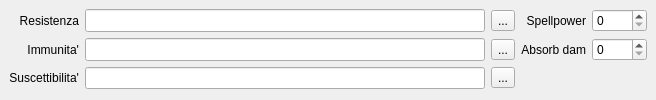
     <widget class="QWidget" name="mp_wResistances">
      <attribute name="title">
       <string>Resistenze</string>
      </attribute>
      <layout class="QGridLayout">
       <property name="leftMargin">
        <number>9</number>
       </property>
       <property name="topMargin">
        <number>9</number>
       </property>
       <property name="rightMargin">
        <number>9</number>
       </property>
       <property name="bottomMargin">
        <number>9</number>
       </property>
       <property name="spacing">
        <number>6</number>
       </property>
       <item row="2" column="0">
        <widget class="QLabel" name="mp_labelSusceptibilities">
         <property name="minimumSize">
          <size>
           <width>65</width>
           <height>0</height>
          </size>
         </property>
         <property name="text">
          <string>Suscettibilita'</string>
         </property>
         <property name="alignment">
          <set>Qt::AlignRight|Qt::AlignTrailing|Qt::AlignVCenter</set>
         </property>
        </widget>
       </item>
       <item row="1" column="1">
        <widget class="QLineEdit" name="mp_leImmunities">
         <property name="sizePolicy">
          <sizepolicy hsizetype="Expanding" vsizetype="Minimum">
           <horstretch>0</horstretch>
           <verstretch>0</verstretch>
          </sizepolicy>
         </property>
         <property name="minimumSize">
          <size>
           <width>400</width>
           <height>0</height>
          </size>
         </property>
         <property name="focusPolicy">
          <enum>Qt::NoFocus</enum>
         </property>
         <property name="dragEnabled">
          <bool>true</bool>
         </property>
         <property name="readOnly">
          <bool>true</bool>
         </property>
        </widget>
       </item>
       <item row="0" column="1">
        <widget class="QLineEdit" name="mp_leResistances">
         <property name="sizePolicy">
          <sizepolicy hsizetype="Expanding" vsizetype="Minimum">
           <horstretch>0</horstretch>
           <verstretch>0</verstretch>
          </sizepolicy>
         </property>
         <property name="minimumSize">
          <size>
           <width>400</width>
           <height>0</height>
          </size>
         </property>
         <property name="focusPolicy">
          <enum>Qt::NoFocus</enum>
         </property>
         <property name="dragEnabled">
          <bool>true</bool>
         </property>
         <property name="readOnly">
          <bool>true</bool>
         </property>
        </widget>
       </item>
       <item row="1" column="2">
        <widget class="QToolButton" name="mp_tbImmunities">
         <property name="text">
          <string>...</string>
         </property>
        </widget>
       </item>
       <item row="0" column="2">
        <widget class="QToolButton" name="mp_tbResistances">
         <property name="text">
          <string>...</string>
         </property>
        </widget>
       </item>
       <item row="0" column="4">
        <widget class="QSpinBox" name="mp_sbSpellPower">
         <property name="sizePolicy">
          <sizepolicy hsizetype="Fixed" vsizetype="Fixed">
           <horstretch>0</horstretch>
           <verstretch>0</verstretch>
          </sizepolicy>
         </property>
         <property name="minimumSize">
          <size>
           <width>55</width>
           <height>0</height>
          </size>
         </property>
         <property name="maximum">
          <number>100</number>
         </property>
        </widget>
       </item>
       <item row="2" column="1">
        <widget class="QLineEdit" name="mp_leSusceptibilities">
         <property name="sizePolicy">
          <sizepolicy hsizetype="Expanding" vsizetype="Minimum">
           <horstretch>0</horstretch>
           <verstretch>0</verstretch>
          </sizepolicy>
         </property>
         <property name="minimumSize">
          <size>
           <width>400</width>
           <height>0</height>
          </size>
         </property>
         <property name="focusPolicy">
          <enum>Qt::NoFocus</enum>
         </property>
         <property name="dragEnabled">
          <bool>true</bool>
         </property>
         <property name="readOnly">
          <bool>true</bool>
         </property>
        </widget>
       </item>
       <item row="1" column="0">
        <widget class="QLabel" name="mp_labelImmunities">
         <property name="minimumSize">
          <size>
           <width>65</width>
           <height>0</height>
          </size>
         </property>
         <property name="text">
          <string>Immunita'</string>
         </property>
         <property name="alignment">
          <set>Qt::AlignRight|Qt::AlignTrailing|Qt::AlignVCenter</set>
         </property>
        </widget>
       </item>
       <item row="0" column="3">
        <widget class="QLabel" name="mp_labelSpellpower">
         <property name="enabled">
          <bool>true</bool>
         </property>
         <property name="minimumSize">
          <size>
           <width>60</width>
           <height>0</height>
          </size>
         </property>
         <property name="text">
          <string>Spellpower</string>
         </property>
         <property name="alignment">
          <set>Qt::AlignRight|Qt::AlignTrailing|Qt::AlignVCenter</set>
         </property>
        </widget>
       </item>
       <item row="0" column="0">
        <widget class="QLabel" name="mp_labelResistances">
         <property name="minimumSize">
          <size>
           <width>65</width>
           <height>0</height>
          </size>
         </property>
         <property name="text">
          <string>Resistenza</string>
         </property>
         <property name="alignment">
          <set>Qt::AlignRight|Qt::AlignTrailing|Qt::AlignVCenter</set>
         </property>
        </widget>
       </item>
       <item row="2" column="2">
        <widget class="QToolButton" name="mp_tbSusceptibilities">
         <property name="text">
          <string>...</string>
         </property>
        </widget>
       </item>
       <item row="1" column="3">
        <widget class="QLabel" name="mp_labelAbsorbDam">
         <property name="text">
          <string>Absorb dam</string>
         </property>
         <property name="alignment">
          <set>Qt::AlignRight|Qt::AlignTrailing|Qt::AlignVCenter</set>
         </property>
        </widget>
       </item>
       <item row="1" column="4">
        <widget class="QSpinBox" name="mp_sbAbsorbDam">
         <property name="maximum">
          <number>100</number>
         </property>
        </widget>
       </item>
      </layout>
     </widget>
